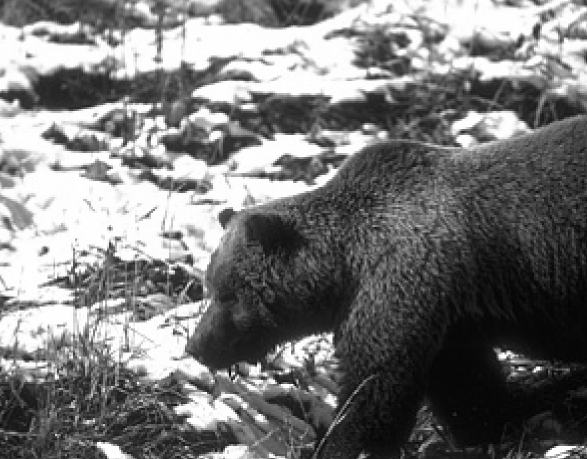
#> input picture images/original/image_1.png, 1174 x 918 px (shown at 1/2 size); its folder holds only this picture in this run
$ python edges.py
#> lines starting #> are read from the running program, lines starting #| are printed output that depends on the picture
# https://github.com/zhang-tianran/Sketch-to-Image-Generation/blob/main/preprocess.py
# cs1470 deep learning spring 22

import numpy as np
import os
import glob
import cv2


def get_images_paths(directory_name, image_type='png'):
    """
    get the file name/path of all the files within a folder.
        e.g. glob.glob("/home/adam/*/*.txt").
    Use glob.escape to escape strings that are not meant to be patterns
        glob.glob(glob.escape(directory_name) + "/*.txt")
    :param directory_name: (str) the root directory name that contains all the images we want
    :param image: (str) either "jpg" or "png"
    :return: a list of queried files and directories
    """
#> in store_inputs, img is the input picture: shape (918, 1174, 3); min 0, max 255, mean 119.2
    end = "/*." + image_type
    return glob.glob(glob.escape(directory_name) + end)


def image_to_sketch(img, kernel_size=21):
    """
    Inputs:
    - img: RGB image, ndarray of shape []
    - kernel_size: 7 by default, used in DoG processing
    - greyscale: False by default, convert to greyscale image if True, RGB otherwise
    Returns:
    - RGB or greyscale sketch, ndarray of shape [] or []
    """
#> called with kernel_size = 21

    # img = adjust_contrast(img)

    # convert to greyscale
    grey = cv2.cvtColor(img, cv2.COLOR_BGR2GRAY)
    # invert
    inv = cv2.bitwise_not(grey)
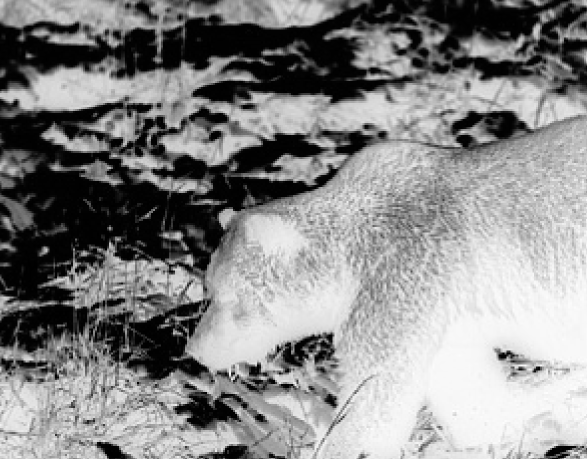
#> inv: shape (918, 1174) (shown at 1/2 size); min 0, max 255, mean 135.8
    # blur
    blur = cv2.GaussianBlur(
        inv, (kernel_size, kernel_size), sigmaX=0, sigmaY=0)
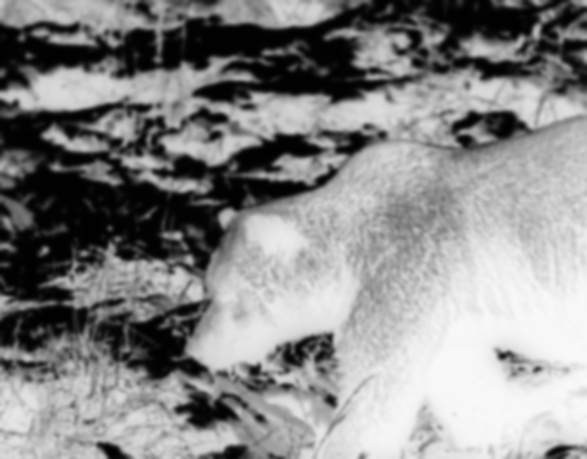
#> blur: shape (918, 1174) (shown at 1/2 size); min 0, max 249, mean 135.8
    # invert
    inv_blur = cv2.bitwise_not(blur)
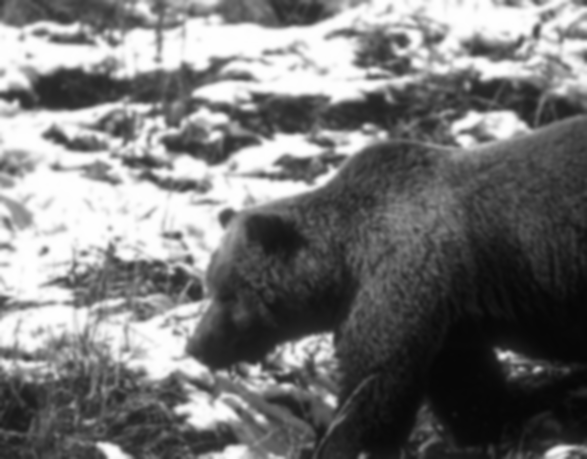
#> inv_blur: shape (918, 1174) (shown at 1/2 size); min 6, max 255, mean 119.2
    # convert to sketch
    sketch = cv2.divide(grey, inv_blur, scale=256.0)
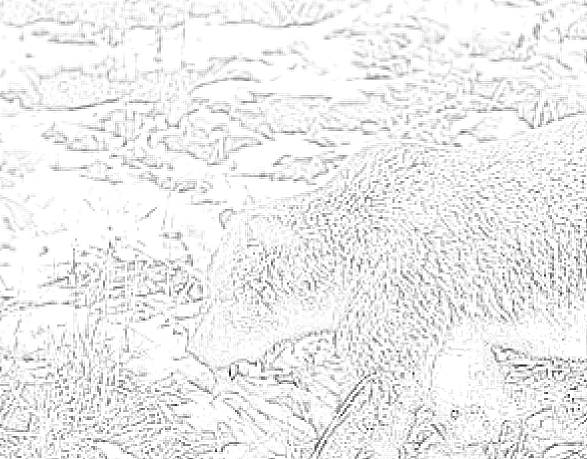
#> sketch: shape (918, 1174) (shown at 1/2 size); min 0, max 255, mean 237.6

    # sketch = adjust_contrast(sketch)

    out = cv2.cvtColor(sketch, cv2.COLOR_GRAY2RGB)

    return out


def adjust_contrast(img):

    # weight = np.ones(img.shape) * 1.2
    # out = np.uint8(cv2.multiply(np.float32(img), weight))

    out = cv2.adaptiveThreshold(
        img, 255, cv2.ADAPTIVE_THRESH_MEAN_C, cv2.THRESH_BINARY, 11, 7)

    return out


def pad_resize(img, img_size):
    # pad or resize img to square of side length (img_size)
    # h, w, c = img.shape
    # # white padding
    # color = (255,255,255)

    down_points = (img_size, img_size)
    out = cv2.resize(img, down_points, interpolation=cv2.INTER_LINEAR)

    return out


def store_inputs(from_dir, to_dir, img_size, i):
    # store processed images (after concat)
    # size: desired original img size, output will be twice as wide (concat)
    files = get_images_paths(from_dir)
    for f in files:
        ext = "edge" + str(i) + ".png"
        img = cv2.imread(f)
        # img = pad_resize(img, img_size)
        sketch = image_to_sketch(img)

        # [5 lines of commented-out code are left out]

        cv2.imwrite(os.path.join(to_dir, ext), sketch)

        i += 1

    return i


def generate_data(from_dir, to_dir, img_size):
    os.makedirs(to_dir, exist_ok=True)
    folders = glob.glob(f'{from_dir}/')
    i = 0
    for f in folders:
        i = store_inputs(f, to_dir, img_size, i)


from_dir = "images/original"
to_dir = "images/edges"
img_size = 64
generate_data(from_dir, to_dir, img_size)

$ run again, on images/original/image_112.png
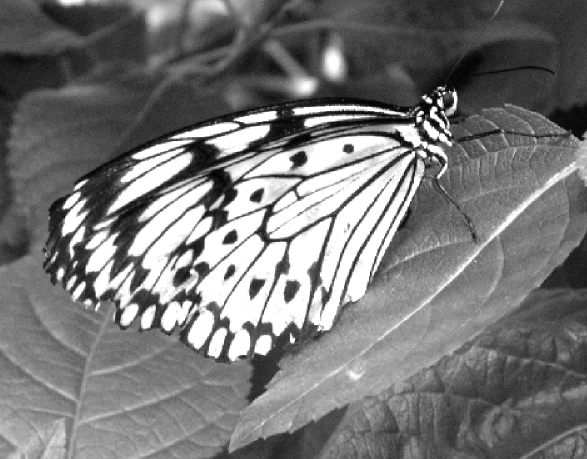
#> input picture images/original/image_112.png, 1174 x 918 px (shown at 1/2 size)
#> in store_inputs, img is the input picture: shape (918, 1174, 3); min 0, max 255, mean 118.7
#> in image_to_sketch, `blur = cv2.GaussianBlur( inv, (kernel_size, kernel_size), sigmaX=0, si..`:
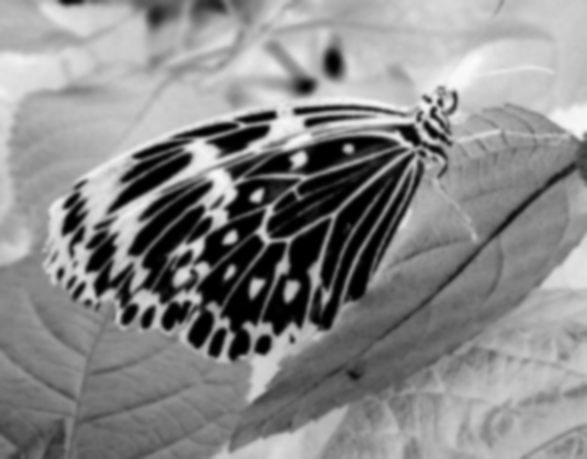
#> blur: shape (918, 1174) (shown at 1/2 size); min 0, max 249, mean 136.3
#> in image_to_sketch, `sketch = cv2.divide(grey, inv_blur, scale=256.0)`:
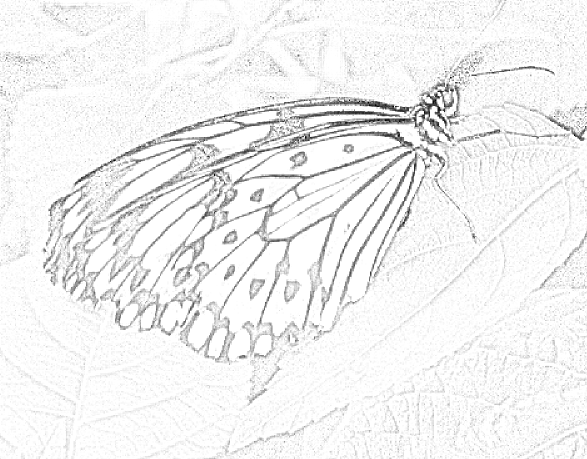
#> sketch: shape (918, 1174) (shown at 1/2 size); min 0, max 255, mean 240.5

$ run again, on images/original/image_113.png
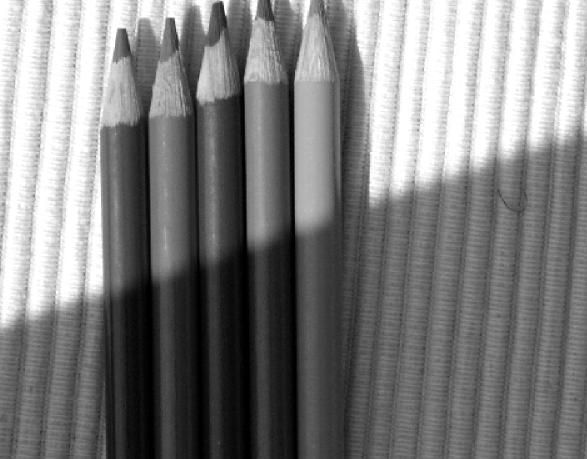
#> input picture images/original/image_113.png, 1174 x 918 px (shown at 1/2 size)
#> in store_inputs, img is the input picture: shape (918, 1174, 3); min 0, max 255, mean 125.8
#> in image_to_sketch, `inv = cv2.bitwise_not(grey)`:
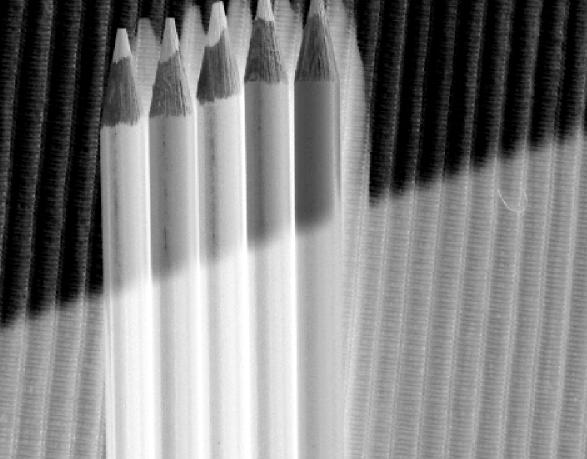
#> inv: shape (918, 1174) (shown at 1/2 size); min 0, max 255, mean 129.2
#> in image_to_sketch, `sketch = cv2.divide(grey, inv_blur, scale=256.0)`:
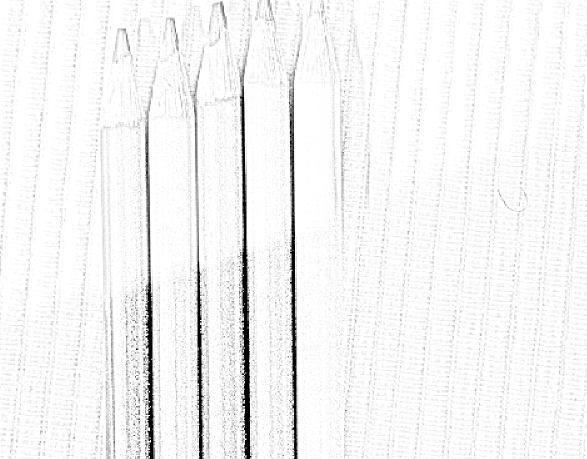
#> sketch: shape (918, 1174) (shown at 1/2 size); min 0, max 255, mean 243.9

$ run again, on images/original/image_116.png
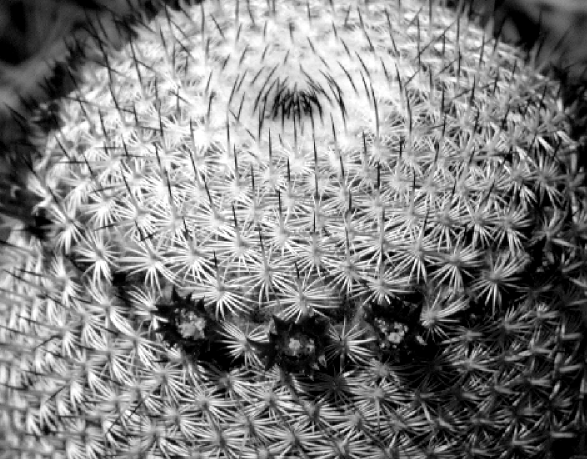
#> input picture images/original/image_116.png, 1174 x 918 px (shown at 1/2 size)
#> in store_inputs, img is the input picture: shape (918, 1174, 3); min 0, max 255, mean 126.9
#> in image_to_sketch, `blur = cv2.GaussianBlur( inv, (kernel_size, kernel_size), sigmaX=0, si..`:
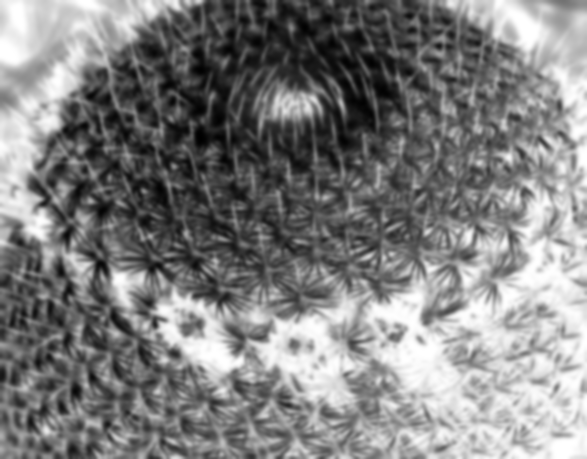
#> blur: shape (918, 1174) (shown at 1/2 size); min 0, max 255, mean 128
#> in image_to_sketch, `sketch = cv2.divide(grey, inv_blur, scale=256.0)`:
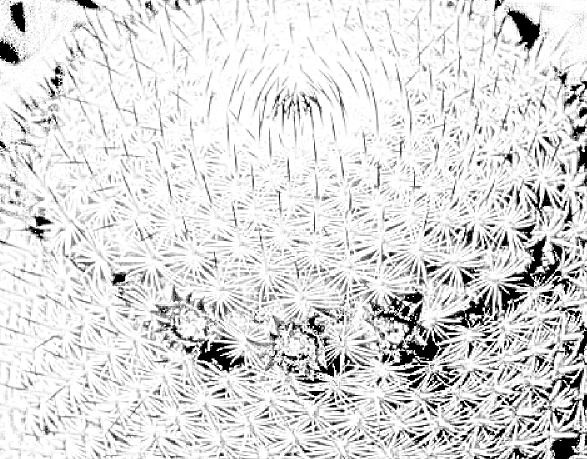
#> sketch: shape (918, 1174) (shown at 1/2 size); min 0, max 255, mean 219.1

$ run again, on images/original/image_100.png
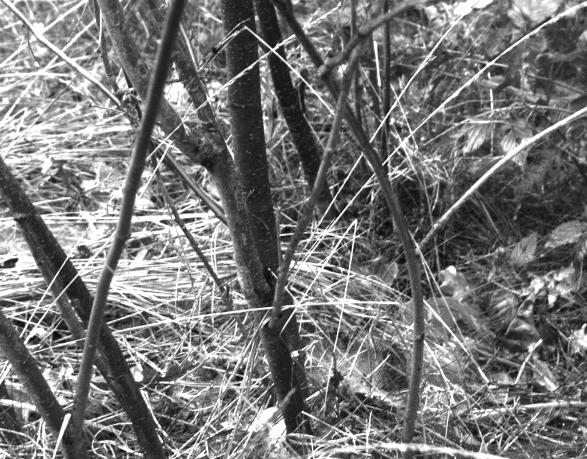
#> input picture images/original/image_100.png, 1174 x 918 px (shown at 1/2 size)
#> in store_inputs, img is the input picture: shape (918, 1174, 3); min 0, max 255, mean 118.9
#> in image_to_sketch, `sketch = cv2.divide(grey, inv_blur, scale=256.0)`:
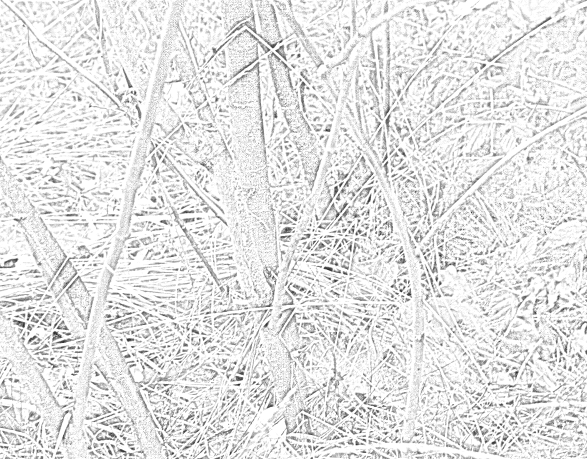
#> sketch: shape (918, 1174) (shown at 1/2 size); min 0, max 255, mean 228.3
